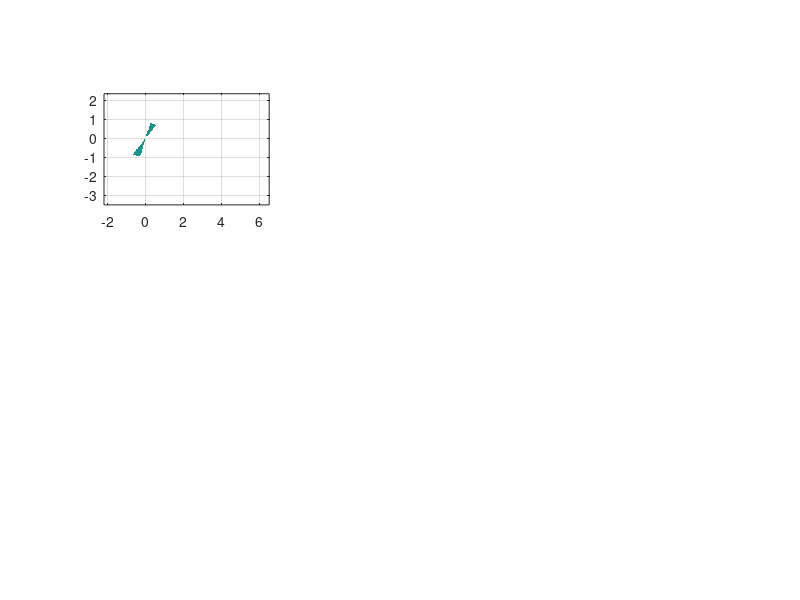

MATLAB code to generate this figure: (Note: this script raises an error after producing the figure.)
function report = run_s2_degenerate_noncompact(outputDir,assetDir)
%RUN_S2_DEGENERATE_NONCOMPACT Reconstruct thesis Fig. 3.6/3.7 case content.
%
% This is a new, explicitly documented construction.  It does not claim that
% cdc2023 filenames or parameters reproduce the thesis figures.  State order is
% x=[x^1;x^2].  Agent 1 BRs are x^1=p_j*x^2+c_j and agent 2 BRs are
% x^2=q_j*x^1+d_j.  Every own curvature and sensitivity is one in magnitude,
% so the nearest-BR rule selects by |h_j^i| and ties select objective 1.

if nargin < 1 || isempty(outputDir)
    repoRoot = fileparts(fileparts(mfilename('fullpath')));
    outputDir = fullfile(repoRoot,'results','s2');
end
if nargin<2, assetDir=''; end
if ~exist(outputDir,'dir'), mkdir(outputDir); end
if ~isempty(assetDir) && ~exist(assetDir,'dir'), mkdir(assetDir); end

degenerate = defineDegenerateCases();
noncompact = defineNoncompactCases();
report.degenerate = diagnoseGames(degenerate,'degenerate');
report.noncompact = diagnoseGames(noncompact,'noncompact');

writeCaseSummary(fullfile(outputDir,'s2_case_summary.csv'),degenerate,report.degenerate);
writeBranchDiagnostics(fullfile(outputDir,'s2_branch_diagnostics.csv'),degenerate,report.degenerate);
writeNoncompactSummary(fullfile(outputDir,'s2_noncompact_summary.csv'),noncompact,report.noncompact);
writeTrajectories(fullfile(outputDir,'s2_trajectory_summary.csv'),degenerate,noncompact);
plotDegenerate(degenerate,report.degenerate,fullfile(outputDir,'S2_rank_degenerate_five_cases.png'));
plotNoncompact(noncompact,report.noncompact,fullfile(outputDir,'S2_noncompact_three_configurations.png'));
if ~isempty(assetDir)
    plotRankCard(degenerate(2),report.degenerate(2),fullfile(assetDir,'S2_rank_degenerate_stable_card.png'));
    plotRankCard(degenerate(5),report.degenerate(5),fullfile(assetDir,'S2_rank_degenerate_unstable_card.png'));
    for k=1:3
        plotNoncompactCard(noncompact(k),report.noncompact(k),fullfile(assetDir,sprintf('S2_noncompact_%s_card.png',noncompact(k).id)));
    end
end
save(fullfile(outputDir,'s2_report.mat'),'degenerate','noncompact','report');

fprintf('S2 outputs written to %s\n',outputDir);
fprintf('Rank-degenerate set: four all-positive determinant cases and one all-negative case.\n');
fprintf('Noncompact set: three general-position games with mixed determinant signs.\n');
end

function games = defineDegenerateCases()
slopes = {
    [ 0.8, 0.3], [-0.6,-0.2]; ...
    [ 0.6, 0.4], [ 0.8, 0.2]; ...
    [-0.3,-0.7], [ 0.8, 0.5]; ...
    [ 0.8, 0.5], [-0.4, 0.3]; ...
    [ 1.1, 1.3], [ 2.0, 1.6]};
orders = {
    'p1>p2>0>q2>q1';
    'q1>p1>p2>q2>0';
    'q1>q2>0>p1>p2';
    'p1>p2>q2>0>q1';
    'q1>q2>p2>p1>0'};
labels = {'stable-CW','stable-real','stable-CCW','stable-mixed','unstable-saddle'};
for k=1:5
    g=makeGame(sprintf('D%d',k),labels{k},slopes{k,1},slopes{k,2}, ...
        [0,0],[1,-1],[-4,4,-4,4]);
    g.caseNumber=k; g.slopeOrder=orders{k}; g.expectedStable=k<5;
    g.source='new S2 construction; slopes reused from certified S1 case identities';
    games(k)=g; %#ok<AGROW>
end
end

function games = defineNoncompactCases()
% Each game satisfies general position but has mixed determinant signs.
% Proposition 3.1, rather than a finite plotting window, certifies noncompactness.
base(1)=makeGame('N1','one-saddle-branch funnel',[0.4,1.6],[0.5,1.0],[-1,1],[-1,1],[-10,10,-12,12]);
base(2)=makeGame('N2','three-saddle-branch funnel',[0.6,1.4],[0.8,2.0],[-2,1],[1,-2],[-10,10,-15,15]);
base(3)=makeGame('N3','opposite-wing geometry',[-0.8,0.8],[-0.7,1.8],[-1,1],[1,-1],[-10,10,-12,12]);
for k=1:3
    g=base(k); g.caseNumber=k; g.slopeOrder='mixed branch determinants';
    g.expectedStable=false;
    g.source='new S2 construction guided only by the major Fig. 3.7 geometries';
    games(k)=g; %#ok<AGROW>
end
end

function game=makeGame(id,label,p,q,c,d,window)
game.id=id; game.label=label; game.p=p; game.q=q; game.c=c; game.d=d;
game.alpha1=[1,1]; game.alpha2=[1,1]; game.window=window;
for j=1:2
    game.A{1,j}=[-1,p(j);p(j),-1]; game.b{1,j}=[c(j);0];
    game.A{2,j}=[-1,q(j);q(j),-1]; game.b{2,j}=[0;d(j)];
    game.constant{1,j}=0; game.constant{2,j}=0;
end
end

function reports=diagnoseGames(games,kind)
for k=1:numel(games)
    validateGeneralPosition(games(k));
    r=diagnoseOne(games(k));
    dets=reshape([r.branches.det],1,[]);
    if strcmp(kind,'degenerate')
        assert(isNash(games(k),[0;0]));
        h=ownGradients(games(k),[0;0]);
        assert(all(abs(h(1,:))<1e-12),'Agent 1 must have rank zero at the pinch point.');
        if games(k).expectedStable, assert(all(dets>0)); else, assert(all(dets<0)); end
        p2=sameAgentIntersection(games(k),2);
        assert(~isNash(games(k),p2),'Only the agent-1 BR intersection should be in X*.');
        r.rankZeroPoint=[0;0]; r.otherSameAgentIntersection=p2;
        r.theorem311Applies=true;
    else
        assert(any(dets>0)&&any(dets<0),'Noncompact certificate requires mixed signs.');
        r.rankZeroPoint=[NaN;NaN]; r.otherSameAgentIntersection=[NaN;NaN];
        r.theorem311Applies=false;
    end
    r.assumption1=true;
    r.assumption2=all(dets>0)||all(dets<0);
    r.noncompactCertificate=any(dets>0)&&any(dets<0);
    r.recession=sampleRecession(games(k));
    reports(k)=r; %#ok<AGROW>
end
end

function r=diagnoseOne(game)
r.branches=repmat(struct(),2,2); r.corners=zeros(2,4); n=0;
for j1=1:2
    for j2=1:2
        n=n+1;
        A=[-1,game.p(j1);game.q(j2),-1];
        xstar=A\(-[game.c(j1);game.d(j2)]);
        ev=eig(A);
        r.branches(j1,j2).j1=j1; r.branches(j1,j2).j2=j2;
        r.branches(j1,j2).A=A; r.branches(j1,j2).det=det(A);
        r.branches(j1,j2).eigenvalues=ev; r.corners(:,n)=xstar;
    end
end
end

function validateGeneralPosition(game)
tol=1e-9;
lines=[1,-game.p(1),-game.c(1);1,-game.p(2),-game.c(2); ...
       -game.q(1),1,-game.d(1);-game.q(2),1,-game.d(2)];
pairs=nchoosek(1:4,2);
for k=1:size(pairs,1)
    pair=pairs(k,:); M=lines(pair,1:2);
    assert(abs(det(M))>tol,'Parallel BR lines violate Assumption 1.');
    x=M\(-lines(pair,3)); other=setdiff(1:4,pair);
    assert(all(abs(lines(other,1:2)*x+lines(other,3))>tol),'Triple BR intersection.');
end
assert(all(abs(game.p)>tol)&&all(abs(game.q)>tol),'Axis-aligned BR line.');
end

function x=sameAgentIntersection(game,agent)
if agent==1
    x=[1,-game.p(1);1,-game.p(2)]\[game.c(1);game.c(2)];
else
    x=[-game.q(1),1;-game.q(2),1]\[game.d(1);game.d(2)];
end
end

function h=ownGradients(game,x)
h=[-x(1)+game.p*x(2)+game.c; game.q*x(1)-x(2)+game.d];
end

function j=chooseBranch(h)
if h(1)*h(2)<=0, j=0; elseif abs(h(1))<=abs(h(2)), j=1; else, j=2; end
end

function f=pseudoGradient(game,x)
h=ownGradients(game,x); j1=chooseBranch(h(1,:)); j2=chooseBranch(h(2,:));
f=[0;0]; if j1>0, f(1)=h(1,j1); end; if j2>0, f(2)=h(2,j2); end
end

function tf=isNash(game,x)
h=ownGradients(game,x); tf=h(1,1)*h(1,2)<=1e-10 && h(2,1)*h(2,2)<=1e-10;
end

function rec=sampleRecession(game)
theta=linspace(0,2*pi,7201); theta(end)=[]; inside=false(size(theta));
for k=1:numel(theta)
    v=[cos(theta(k));sin(theta(k))];
    a=-v(1)+game.p*v(2); b=game.q*v(1)-v(2);
    inside(k)=a(1)*a(2)<=1e-12 && b(1)*b(2)<=1e-12;
end
rec.sampleCount=sum(inside); rec.angleDegrees=360*mean(inside);
rec.hasNonzeroDirection=any(inside);
end

function [t,x]=simulate(game,x0,tFinal,dt)
n=ceil(tFinal/dt); t=zeros(n+1,1); x=zeros(n+1,2); x(1,:)=x0(:)';
for k=1:n
    y=x(k,:)'; k1=pseudoGradient(game,y); k2=pseudoGradient(game,y+.5*dt*k1);
    k3=pseudoGradient(game,y+.5*dt*k2); k4=pseudoGradient(game,y+dt*k3);
    z=y+dt*(k1+2*k2+2*k3+k4)/6; t(k+1)=k*dt; x(k+1,:)=z';
    if norm(z)>100 || (isNash(game,z)&&norm(pseudoGradient(game,z))<1e-10)
        t=t(1:k+1); x=x(1:k+1,:); return;
    end
end
end

function starts=representativeStarts(game,kind)
if strcmp(kind,'degenerate')
    starts=[-2,-1;2,-1;-2,2;2,2];
    if game.caseNumber==5, starts=[starts;0.45,0.65]; end
else
    w=game.window; starts=[w(1)+2,w(3)+2;w(2)-2,w(4)-2;w(1)+2,w(4)-2;w(2)-2,w(3)+2;0,0];
end
end

function plotDegenerate(games,reports,path)
fig=figure('Color','w','Visible','off','Position',[50,50,1500,850]);
for k=1:5
    ax=subplot(2,3,k,'Parent',fig); hold(ax,'on'); box(ax,'on'); grid(ax,'on'); axis(ax,'equal');
    pts=[reports(k).corners,reports(k).otherSameAgentIntersection,[0;0]];
    lo=min(pts,[],2)-1.5; hi=max(pts,[],2)+1.5;
    drawFieldAndNash(ax,games(k),[lo(1),hi(1),lo(2),hi(2)]);
    starts=representativeStarts(games(k),'degenerate');
    for s=1:size(starts,1)
        [~,tr]=simulate(games(k),starts(s,:)',5,0.015);
        color=[0.1,0.1,0.1]; width=1.0;
        style='-'; marker='none';
        if k==5 && s==1, color=[.72,.08,.55]; width=2.5; style='--'; marker='>'; end
        plot(ax,tr(:,1),tr(:,2),style,'Color',color,'LineWidth',width,'Marker',marker,'MarkerIndices',round(linspace(1,size(tr,1),min(5,size(tr,1)))));
        plot(ax,tr(1,1),tr(1,2),'o','Color',color,'MarkerFaceColor',color,'MarkerSize',3);
        addTrajectoryArrow(ax,tr,color,.58);
    end
    plot(ax,0,0,'kp','MarkerFaceColor',[1,.75,.1],'MarkerSize',9);
    title(ax,sprintf('D%d: %s',k,ternary(games(k).expectedStable,'stable','unstable')),'Interpreter','none');
    if games(k).expectedStable
        criterion='all det>0 -> stable (Thm. 3.11)';
    else
        criterion='all det<0 -> unstable (Thm. 3.11)';
    end
    text(ax,.02,.97,criterion,'Units','normalized','VerticalAlignment','top','FontSize',8,'FontWeight','bold','BackgroundColor','w','Margin',2);
    xlabel(ax,'x^1'); ylabel(ax,'x^2');
end
ax=subplot(2,3,6,'Parent',fig); axis(ax,'off');
text(ax,0,.95,{'NEW CONSTRUCTION under Assumption 4','orange solid/dashed: agent 1 BRs','blue dash-dot/dotted: agent 2 BRs','purple fill: X*(J) in the shown window', ...
    'gold star: rank-zero Nash pinch','black + arrows: representative trajectories','magenta dashed + triangles: unstable witness', ...
    'Identity: determinant signs + Theorem 3.11.','Trajectories and the finite window illustrate only.'}, ...
    'VerticalAlignment','top','FontSize',11);
exportPng(fig,path); close(fig);
end

function plotNoncompact(games,reports,path)
fig=figure('Color','w','Visible','off','Position',[50,50,1500,520]);
for k=1:3
    ax=subplot(1,3,k,'Parent',fig); hold(ax,'on'); box(ax,'on'); grid(ax,'on'); axis(ax,'equal');
    drawFieldAndNash(ax,games(k),games(k).window);
    starts=representativeStarts(games(k),'noncompact');
    for s=1:size(starts,1)
        [~,tr]=simulate(games(k),starts(s,:)',7,0.015);
        plot(ax,tr(:,1),tr(:,2),'--','Color',[.18,.18,.18],'LineWidth',1.05);
        plot(ax,tr(1,1),tr(1,2),'ko','MarkerFaceColor','k','MarkerSize',3);
        addTrajectoryArrow(ax,tr,[.18,.18,.18],.55);
    end
    dets=reshape([reports(k).branches.det],1,[]);
    title(ax,sprintf('%s: %s',games(k).id,games(k).label),'Interpreter','none');
    xlabel(ax,'x^1'); ylabel(ax,'x^2');
    text(ax,.02,.98,{sprintf('ANALYTIC CERTIFICATE: mixed det [%s]',strjoin(compose('%.2f',dets),', ')), ...
        '=> X*(J) noncompact (Proposition 3.1)'},'Units','normalized','VerticalAlignment','top', ...
        'FontSize',8,'FontWeight','bold','BackgroundColor','w','Margin',2);
    drawRecessionArrows(ax,games(k));
    text(ax,.02,.02,'Dashed trajectories and finite window: illustration only','Units','normalized', ...
        'FontSize',8,'BackgroundColor','w','Margin',2);
end
exportPng(fig,path); close(fig);
end

function drawFieldAndNash(ax,game,window)
xlim(ax,window(1:2)); ylim(ax,window(3:4));
[X,Y]=meshgrid(linspace(window(1),window(2),151),linspace(window(3),window(4),151));
mask=false(size(X));
for n=1:numel(X), mask(n)=isNash(game,[X(n);Y(n)]); end
contourf(ax,X,Y,double(mask),[.5,.5],'FaceColor',[.62,.38,.70],'FaceAlpha',.30,'LineColor','none');
[Xq,Yq]=meshgrid(linspace(window(1),window(2),19),linspace(window(3),window(4),19)); U=zeros(size(Xq)); V=U;
for n=1:numel(Xq)
    f=pseudoGradient(game,[Xq(n);Yq(n)]); z=max(norm(f),1e-12); U(n)=f(1)/z; V(n)=f(2)/z;
end
quiver(ax,Xq,Yq,U,V,.42,'Color',[.65,.69,.76],'LineWidth',.55);
xx=linspace(window(1),window(2),500);
for j=1:2
    styles1={'-','--'}; styles2={'-.',':'};
    plot(ax,xx,(xx-game.c(j))/game.p(j),styles1{j},'Color',[.86,.38,.08],'LineWidth',1.55);
    plot(ax,xx,game.q(j)*xx+game.d(j),styles2{j},'Color',[.08,.38,.72],'LineWidth',1.65);
end
end

function addTrajectoryArrow(ax,tr,color,fraction)
if size(tr,1)<3, return; end
i=max(1,min(size(tr,1)-1,round(fraction*(size(tr,1)-1))));d=tr(i+1,:)-tr(i,:);
if norm(d)>1e-12,quiver(ax,tr(i,1),tr(i,2),d(1),d(2),0,'Color',color,'LineWidth',1.2,'MaxHeadSize',1.8);end
end

function drawRecessionArrows(ax,game)
theta=linspace(0,2*pi,7201);theta(end)=[];chosen=[];
for k=1:numel(theta)
    v=[cos(theta(k));sin(theta(k))];a=-v(1)+game.p*v(2);b=game.q*v(1)-v(2);
    if a(1)*a(2)<=1e-12 && b(1)*b(2)<=1e-12,chosen=v;break;end
end
if isempty(chosen),return;end
w=game.window;span=.18*min(w(2)-w(1),w(4)-w(3));origin=.15*span*chosen;
quiver(ax,origin(1),origin(2),span*chosen(1),span*chosen(2),0,'Color',[.35,.05,.55],'LineWidth',3,'MaxHeadSize',.5);
quiver(ax,-origin(1),-origin(2),-span*chosen(1),-span*chosen(2),0,'Color',[.35,.05,.55],'LineWidth',3,'MaxHeadSize',.5);
text(ax,.53,.10,'recession direction','Units','normalized','Color',[.35,.05,.55],'FontWeight','bold','BackgroundColor','w','Margin',2);
end

function plotRankCard(game,report,path)
fig=figure('Color','w','Visible','off','Position',[60,60,720,760]);ax=axes(fig);hold(ax,'on');box(ax,'on');grid(ax,'on');axis(ax,'equal');
pts=[report.corners,report.otherSameAgentIntersection,[0;0]];lo=min(pts,[],2)-1.5;hi=max(pts,[],2)+1.5;
drawFieldAndNash(ax,game,[lo(1),hi(1),lo(2),hi(2)]);plot(ax,0,0,'kp','MarkerFaceColor',[1,.75,.1],'MarkerSize',11);
starts=representativeStarts(game,'degenerate');[~,tr]=simulate(game,starts(1,:)',5,.015);
if game.expectedStable,color=[.08,.08,.08];style='-';criterion='STABLE: all det(A)>0 (Theorem 3.11)';else,color=[.72,.08,.55];style='--';criterion='UNSTABLE: all det(A)<0 (Theorem 3.11)';end
plot(ax,tr(:,1),tr(:,2),style,'Color',color,'LineWidth',2.2,'Marker','>','MarkerIndices',round(linspace(1,size(tr,1),min(5,size(tr,1)))));addTrajectoryArrow(ax,tr,color,.58);
title(ax,sprintf('%s: rank-degenerate new construction',game.id));xlabel(ax,'x^1');ylabel(ax,'x^2');
text(ax,.03,.97,{'Assumption 4: rank-zero Nash pinch at gold star',criterion},'Units','normalized','VerticalAlignment','top','FontWeight','bold','BackgroundColor','w','Margin',3);
text(ax,.03,.03,'Trajectory is illustrative; determinant signs and theorem assumptions certify the case.','Units','normalized','FontSize',9,'BackgroundColor','w','Margin',2);
exportPng(fig,path);close(fig);
end

function plotNoncompactCard(game,report,path)
fig=figure('Color','w','Visible','off','Position',[60,60,720,760]);ax=axes(fig);hold(ax,'on');box(ax,'on');grid(ax,'on');axis(ax,'equal');
drawFieldAndNash(ax,game,game.window);drawRecessionArrows(ax,game);dets=reshape([report.branches.det],1,[]);
title(ax,sprintf('%s: noncompact Nash geometry',game.id));xlabel(ax,'x^1');ylabel(ax,'x^2');
text(ax,.03,.97,{sprintf('Mixed det [%s]',strjoin(compose('%.2f',dets),', ')),'=> noncompact by Proposition 3.1'}, ...
    'Units','normalized','VerticalAlignment','top','FontWeight','bold','BackgroundColor','w','Margin',3);
text(ax,.03,.03,'Recession arrow is geometric guidance; the finite window is not the proof.','Units','normalized','FontSize',9,'BackgroundColor','w','Margin',2);
exportPng(fig,path);close(fig);
end

function value=ternary(condition,a,b)
if condition,value=a;else,value=b;end
end

function exportPng(fig,path)
try
    exportgraphics(fig,path,'Resolution',160);
catch
    print(fig,path,'-dpng','-r160');
end
end

function writeCaseSummary(path,games,reports)
fid=fopen(path,'w'); cleaner=onCleanup(@() fclose(fid));
fprintf(fid,'case,label,p1,p2,q1,q2,c1,c2,d1,d2,det_min,det_max,stability,rank_zero_x1,rank_zero_x2,other_intersection_x1,other_intersection_x2,assumption1,assumption2,theorem311_applies\n');
for k=1:numel(games)
    dets=reshape([reports(k).branches.det],1,[]);
    if games(k).expectedStable, st='asymptotically stable'; else, st='unstable'; end
    o=reports(k).otherSameAgentIntersection;
    fprintf(fid,'%d,%s,%.12g,%.12g,%.12g,%.12g,%.12g,%.12g,%.12g,%.12g,%.12g,%.12g,%s,0,0,%.12g,%.12g,1,1,1\n', ...
        k,games(k).label,games(k).p,games(k).q,games(k).c,games(k).d,min(dets),max(dets),st,o(1),o(2));
end
end

function writeBranchDiagnostics(path,games,reports)
fid=fopen(path,'w'); cleaner=onCleanup(@() fclose(fid));
fprintf(fid,'case,j1,j2,a11,a12,a21,a22,det,eig1_real,eig1_imag,eig2_real,eig2_imag,corner_x1,corner_x2\n');
for k=1:numel(games)
    for j1=1:2
        for j2=1:2
            b=reports(k).branches(j1,j2); ev=b.eigenvalues;
            fprintf(fid,'%d,%d,%d,%.12g,%.12g,%.12g,%.12g,%.12g,%.12g,%.12g,%.12g,%.12g,%.12g,%.12g\n', ...
                k,j1,j2,b.A(1,1),b.A(1,2),b.A(2,1),b.A(2,2),b.det,real(ev(1)),imag(ev(1)),real(ev(2)),imag(ev(2)),reports(k).corners(:,2*(j1-1)+j2));
        end
    end
end
end

function writeNoncompactSummary(path,games,reports)
fid=fopen(path,'w'); cleaner=onCleanup(@() fclose(fid));
fprintf(fid,'case,label,p1,p2,q1,q2,c1,c2,d1,d2,det11,det12,det21,det22,assumption1,assumption2,theorem311_applies,mixed_sign_certificate,recession_angle_sample_deg\n');
for k=1:numel(games)
    dets=[reports(k).branches(1,1).det,reports(k).branches(1,2).det,reports(k).branches(2,1).det,reports(k).branches(2,2).det];
    fprintf(fid,'%s,%s,%.12g,%.12g,%.12g,%.12g,%.12g,%.12g,%.12g,%.12g,%.12g,%.12g,%.12g,%.12g,1,0,0,1,%.12g\n', ...
        games(k).id,games(k).label,games(k).p,games(k).q,games(k).c,games(k).d,dets,reports(k).recession.angleDegrees);
end
end

function writeTrajectories(path,degenerate,noncompact)
fid=fopen(path,'w'); cleaner=onCleanup(@() fclose(fid));
fprintf(fid,'group,case,trajectory,x0_1,x0_2,t_final,x_final_1,x_final_2,final_is_nash,max_norm\n');
groups={degenerate,noncompact}; names={'degenerate','noncompact'};
for g=1:2, games=groups{g};
    for k=1:numel(games)
        starts=representativeStarts(games(k),names{g});
        for s=1:size(starts,1)
            [t,x]=simulate(games(k),starts(s,:)',7,0.015);
            fprintf(fid,'%s,%s,%d,%.12g,%.12g,%.12g,%.12g,%.12g,%d,%.12g\n', ...
                names{g},games(k).id,s,starts(s,:),t(end),x(end,:),isNash(games(k),x(end,:)'),max(vecnorm(x,2,2)));
        end
    end
end
end
